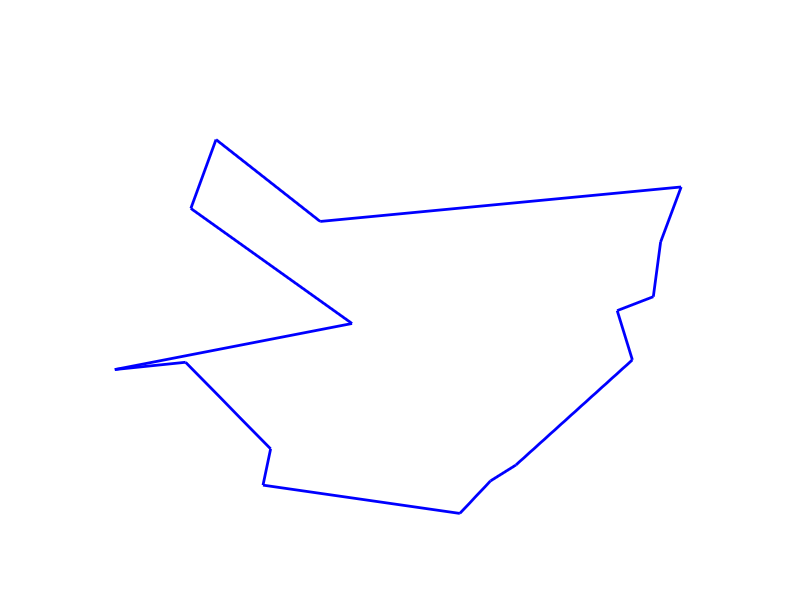

This figure's MATLAB source: (Note: this script raises an error after producing the figure.)
%% isinpolygon
%
% Function to test if a vertex is located inside or outside
% a given 2D set, boundary included (closed set).
%
% Author : nicolas.douillet9 (at) gmail.com, 2023-2025.
%
%% Syntax
%
% isin = isinpolygon(V, P);
%
%% Description
%
% isin = isinpolygon(V, P) computes the boolean isin which is true/logical 1
% in the case the vertex P belongs to the closed set V (boundary included). isin is false/logical
% 0 in the case vertex P belongs to the complementary set.
%
%% See also 
%
% | <https://fr.mathworks.com/matlabcentral/fileexchange/182100-ispointin3dtriangle?s_tid=srchtitle ispointin3dtriangle>
% |
% <https://fr.mathworks.com/matlabcentral/fileexchange/65688-isinconvexset-2d-3d?s_tid=srchtitle isinconvexset> |
%
%% Input arguments
%
%        [ |  |  ]
% - V = [ Vx Vy ], real matrix double, the set, with size(V,2) = 2.
%        [ |  |  ]
%
%        [ |  | ]
% - P = [Px Py ], real row vector or matrix double, the coordinates of the vertex / vertices  to check. Size(P,2) = size(V,2).
%        [ |  | ]
%
%% Output argument
%
%           [      |      ]
% - isin = [logical 1 / 0], logical true (1)/false (0) scalar / column vector. The boolean result. Size(isin) = [size(P,1),1].
%           [      |      ]
%
%
%% Example #1 : random 2D point cloud
N = 16;
V = 2*(rand(N,2)-0.5);
G = mean(V,1);
V = V - G;
theta = atan2(V(:,2),V(:,1));
[~,i] = sort(theta);
V = V(i,:);
P = 2*(rand(1e3,2)-0.5);

figure
line([V(:,1); V(1,1)],[V(:,2); V(1,2)],'Color',[0 0 1],'LineWidth',2), hold on;
set(gcf,'Color',[0 0 0]), set(gca,'Color',[0 0 0],'XColor',[1 1 1],'YColor',[1 1 1],'FontSize',16);
xlabel('X'), ylabel('Y');

isin = cell2mat(cellfun(@(c) isinpolygon(V,c),num2cell(P,2),'un',0));
ColorSpec = cell2mat(cellfun(@(c) cat(2,~c,c,0),num2cell(isin,2),'un',0));

cellfun(@(r1,r2) plot(r1(1,1),r1(1,2),'+','Color',r2,'MarkerSize',4,'LineWidth',4),num2cell(P,2),num2cell(ColorSpec,2),'un',0);
axis equal, axis tight;
